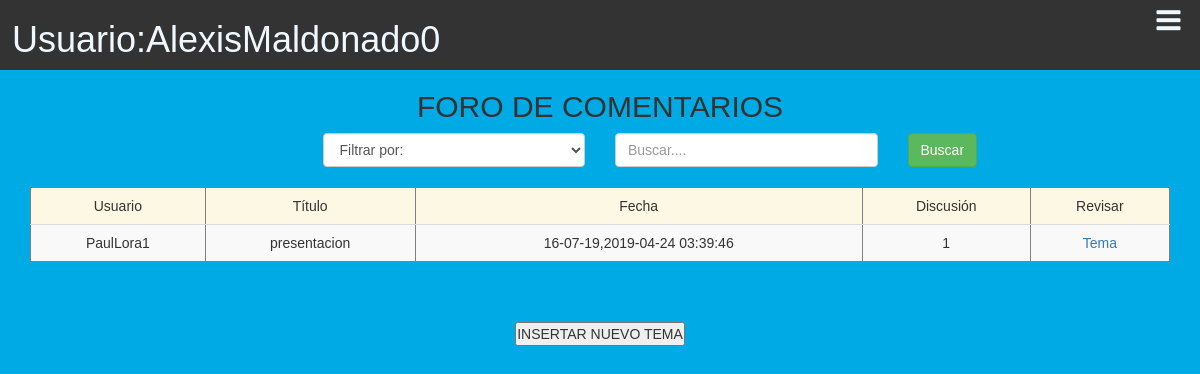
Page /aplicacion/modulos_comunes/modulo_foro/index.php (signed in) on the committed database.
### tables this page shows
CREATE TABLE `foro` (
  `idForo` int(11) NOT NULL,
  `idUsuario` int(11) NOT NULL,
  `titulo` varchar(40) NOT NULL,
  `mensaje` text NOT NULL,
  `fecha` timestamp NOT NULL DEFAULT CURRENT_TIMESTAMP,
  `respuestas` int(11) NOT NULL DEFAULT '0',
  `identificador` int(7) NOT NULL DEFAULT '0',
  `ult_respuesta` date DEFAULT NULL,
  `imagen` varchar(45) DEFAULT '',
  `video` varchar(45) DEFAULT ''
);

CREATE TABLE `usuario` (
  `idUsuario` int(11) NOT NULL,
  `usuario` varchar(45) DEFAULT NULL,
  `contrasenia` varchar(45) DEFAULT NULL,
  `tipo_usuario` varchar(3) DEFAULT NULL,
  `activo` varchar(1) DEFAULT NULL,
  `cambio_de_clave` varchar(1) DEFAULT NULL,
  `foto` varchar(45) DEFAULT ''
);

### aplicacion/modulos_comunes/modulo_foro/index.php (the view, shortened to what this page needs)
<!DOCTYPE html PUBLIC "-//W3C//DTD XHTML 1.0 Transitional//EN" "http://www.w3.org/TR/xhtml1/DTD/xhtml1-transitional.dtd">
<html xmlns="http://www.w3.org/1999/xhtml" lang="es">
<head>
    <link rel="stylesheet" href="../../../plugins/bootstrap/css/bootstrap.min.css"></link>
    <link rel="stylesheet" href="../../../plugins/bootstrap/css/Profesor.css" />
    <link rel="stylesheet" href="../../../css/fontello.css">
</head>
<body style="background-color:#00aae4;">
<?php
if ($_SESSION['tipo_usuario'] == 'ADM' ){
   echo '<header>
           <div class="Menu-Vertical">
              <h1>Usuario:'.$_SESSION['usuario'].'</h1>
              <input type="checkbox" id="menu-bar">
              <label class="icon-menu" for="menu-bar"></label>
              <nav class="menu">
                   <a href="../modulos_profesor/Profesor_Cargar_Recur.php">Cargar un Recurso</a>
                   <a href="../modulos_profesor/Profesor_Repositorio.php">Repositorio Privado</a>
                   <a href="../modulos_profesor/Profesor_Repositorio_Pub.php">Repositorio Público</a>
                   <a href="../modulos_comunes/modulo_foro/index.php">Foro</a>
                   <a href="../desconectar_sesion.php">Salir</a>
               </nav>
           </div>
       </header>';
}else{
    echo '<header>
           <div class="Menu-Vertical">
              <h1>Usuario:'.$_SESSION['usuario'].'</h1>
              <input type="checkbox" id="menu-bar">
              <label class="icon-menu" for="menu-bar"></label>
              <nav class="menu">
                   <a href="../../modulos_profesor/Profesor_Cargar_Recur.php">Cargar un Recurso</a>
                   <a href="../../modulos_profesor/Profesor_Repositorio.php">Repositorio Privado</a>
                   <a href="../../modulos_profesor/Profesor_Repositorio_Pub.php">Repositorio Público</a>
                   <a href="../../modulos_comunes/modulo_foro/index.php">Foro</a>
                   <a href="../../desconectar_sesion.php">Salir</a>
               </nav>
           </div>
       </header>';
}
?>
<main>
    <section id="banner_pr">
        <div class="container-fluid text-center">
        <div class="row content">
        <div class="col-sm-12 text-center">
                <h2>FORO DE COMENTARIOS</h2>
                <form action="index.php" method="post" enctype="multipart/form-data">
                        <div class="col-md-3">
                            </div>
                            <div class="col-md-3 text-left ">
                                <select class= "form-control" name="tipo_criterio" dir="ltr" required>
                                    <option value="">Filtrar por:</option>
                                </select><br>
                            </div>
                        <div class="col-md-3 text-center">
                                <input type="text" class="form-control" id="criterio_busqueda" placeholder="Buscar...." name="criterio_busqueda" required></br>
                            </div>
                            <div class="col-md-3 text-left">
                                <button id="registrar" type="submit" class="btn btn-success">Buscar</button>
                        <br><br>
                    </div>
                </form>
                <div class="container" >
                    <table class="table table-striped" border="1|1" class="table table-bordered" id="tabla">
                        <thead>
                            <tr class="warning">
                                <td>Usuario</td>
                                <td>Título</td>
                                <td>Fecha</td>
                                <td>Discusión</td>
                                <td>Revisar</td>
                            </tr>
                        </thead>
                </div>
    <?php
        $conexion = new Conexion();
        $statement = "SELECT * FROM foro JOIN usuario ON (foro.idUsuario=usuario.idUsuario) WHERE foro.identificador = 0";
        $consulta = $conexion->prepare($statement);
        $consulta->setFetchMode(PDO::FETCH_ASSOC);
        $consulta->execute();
        while($row = $consulta->fetch()){
            $id = $row['idForo'];
            $usuario = $row['usuario'];
            $titulo = $row['titulo'];
            $fecha = $row['fecha'];
            $respuestas = $row['respuestas'];
            echo "<tr>";
                echo "<td>$usuario </td>";
                echo "<td>$titulo</td>";
                echo "<td>".date("d-m-y,$fecha")."</td>";
                echo "<td>$respuestas</td>";
                echo "<td><a href= foro.php?id=".$id.">Tema</a></td>";
            echo "</tr>";
        }
    ?>
    <br>
    <br>
    <?php echo "<button onclick=\"location.href='formulario.php'\">INSERTAR NUEVO TEMA</td>"; ?>
    </section>
</main>
</body>
</html>

### rows in the picture
foro: idUsuario.usuario "PaulLora1", titulo "presentacion", respuestas "1"

### other values in the picture
$_SESSION['usuario'] "AlexisMaldonado0"
